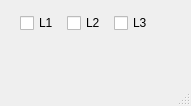
<?xml version="1.0" encoding="UTF-8"?>
<ui version="4.0">
 <class>MainWindow</class>
 <widget class="QMainWindow" name="MainWindow">
  <property name="geometry">
   <rect>
    <x>0</x>
    <y>0</y>
    <width>191</width>
    <height>106</height>
   </rect>
  </property>
  <property name="windowTitle">
   <string>MainWindow</string>
  </property>
  <widget class="QWidget" name="centralwidget">
   <widget class="QWidget" name="horizontalLayoutWidget">
    <property name="geometry">
     <rect>
      <x>20</x>
      <y>10</y>
      <width>135</width>
      <height>27</height>
     </rect>
    </property>
    <layout class="QHBoxLayout" name="horizontalLayout">
     <item>
      <widget class="QCheckBox" name="l1">
       <property name="text">
        <string>L1</string>
       </property>
      </widget>
     </item>
     <item>
      <widget class="QCheckBox" name="l2">
       <property name="text">
        <string>L2</string>
       </property>
      </widget>
     </item>
     <item>
      <widget class="QCheckBox" name="l3">
       <property name="text">
        <string>L3</string>
       </property>
      </widget>
     </item>
    </layout>
   </widget>
  </widget>
  <widget class="QMenuBar" name="menubar">
   <property name="geometry">
    <rect>
     <x>0</x>
     <y>0</y>
     <width>191</width>
     <height>24</height>
    </rect>
   </property>
  </widget>
  <widget class="QStatusBar" name="statusbar"/>
 </widget>
 <resources/>
 <connections/>
</ui>
